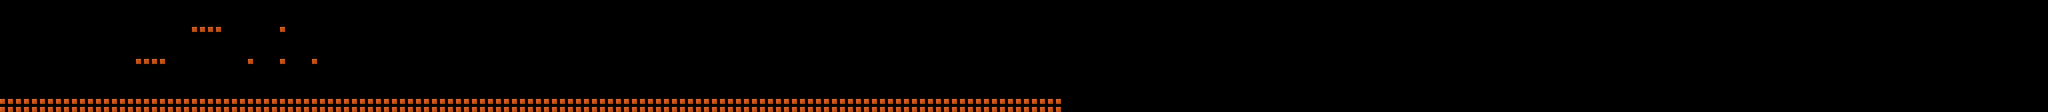

This game map was drawn from its Tiled (.tmx) file and the tilesets committed beside it. A one-line description and the trimmed map source follow:
An orthogonal 256x14 tile map with 64x64 px tiles, 2 tile layers (staticTiles, dynamicTiles), 2 tilesets and 2 objects.

<map version="1.0" orientation="orthogonal" renderorder="right-down" width="256" height="14" tilewidth="64" tileheight="64" nextobjectid="22">
 <tileset firstgid="1" name="land_1" tilewidth="40" tileheight="40" tilecount="1" columns="1">
  <image source="../Texture/land_1.png" width="40" height="40" />
  <tile id="0">
   <objectgroup draworder="index">
    <object id="3" x="38" y="-7" height="1" />
    <object id="5" x="36" y="-17" width="1" height="1" />
   </objectgroup>
  </tile>
 </tileset>
 <tileset firstgid="2" name="brick_1" tilewidth="40" tileheight="40" tilecount="1" columns="1">
  <image source="../Texture/brick_1.png" width="40" height="40" />
  <terraintypes>
   <terrain name="brick" tile="-1" />
  </terraintypes>
  <tile id="0" terrain="0,0,0,0" />
 </tileset>
 <imagelayer name="background" />
 <layer name="staticTiles" width="256" height="14">
  <data>[3584 cells, 266 non-empty, 1 distinct tile ids]</data>
 </layer>
 <layer name="dynamicTiles" width="256" height="14">
  <data>[3584 cells, 12 non-empty, 1 distinct tile ids]</data>
 </layer>
 <objectgroup name="objects" opacity="0.43" />
</map>
